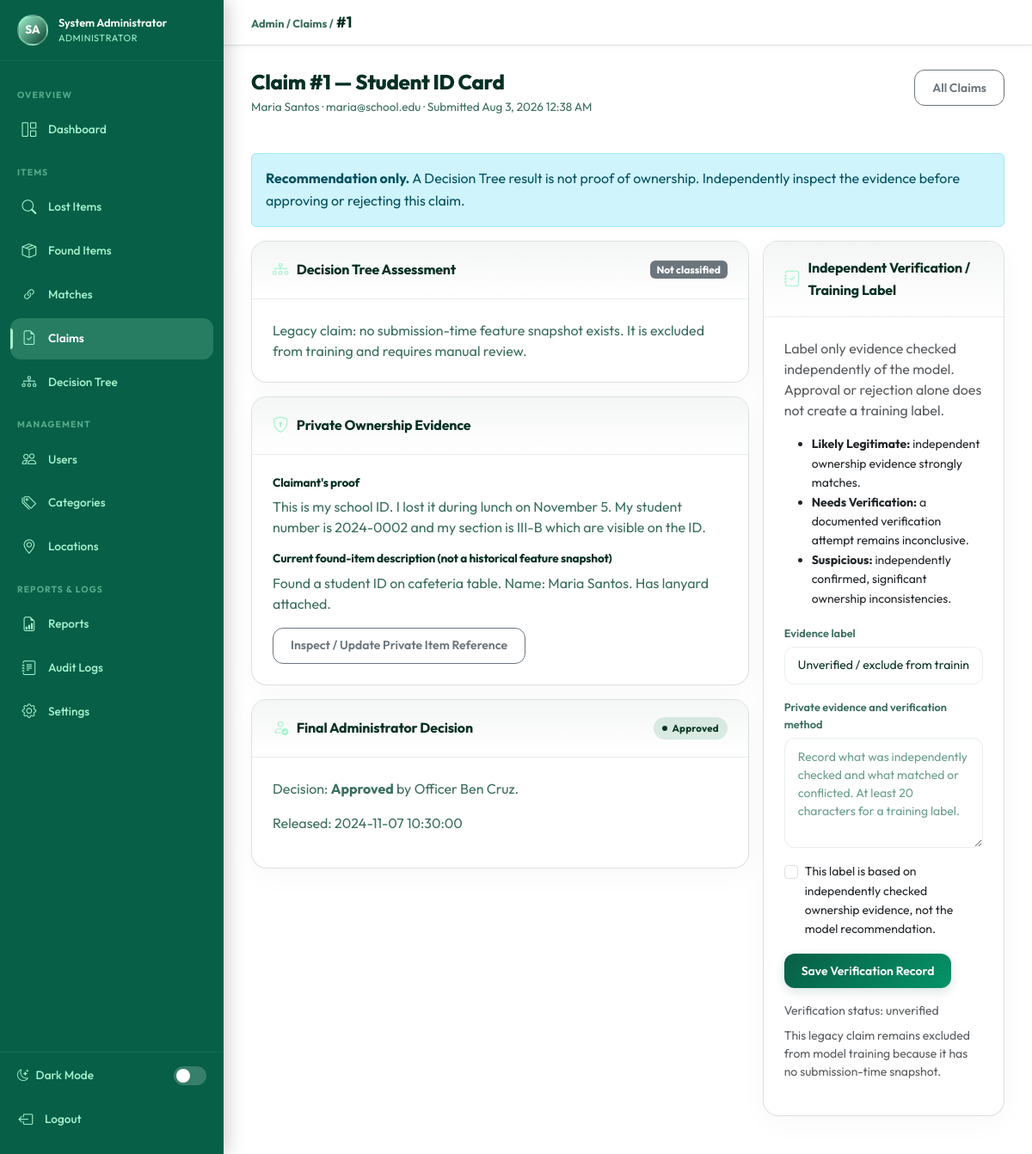
The app's page /admin/claim_review.php?id=1 (signed in) with its own data.
### tables this page shows
CREATE TABLE IF NOT EXISTS `users` (
    `id`              INT UNSIGNED    NOT NULL AUTO_INCREMENT,
    `name`            VARCHAR(100)    NOT NULL,
    `email`           VARCHAR(150)    NOT NULL,
    `password`        VARCHAR(255)    NOT NULL,
    `role`            ENUM('admin','student','security') NOT NULL DEFAULT 'student',
    `student_id`      VARCHAR(50)     NULL DEFAULT NULL,
    `phone`           VARCHAR(20)     NULL DEFAULT NULL,
    `profile_photo`   VARCHAR(255)    NULL DEFAULT NULL,
    `status`          ENUM('active','inactive','suspended') NOT NULL DEFAULT 'active',
    `remember_token`  VARCHAR(100)    NULL DEFAULT NULL,
    `last_login`      DATETIME        NULL DEFAULT NULL,
    `created_at`      DATETIME        NOT NULL DEFAULT CURRENT_TIMESTAMP,
    `updated_at`      DATETIME        NOT NULL DEFAULT CURRENT_TIMESTAMP ON UPDATE CURRENT_TIMESTAMP,
    PRIMARY KEY (`id`),
    UNIQUE KEY `uq_email` (`email`),
    KEY `idx_role`   (`role`),
    KEY `idx_status` (`status`)
);

CREATE TABLE IF NOT EXISTS `claims` (
    `id`               INT UNSIGNED NOT NULL AUTO_INCREMENT,
    `lost_item_id`     INT UNSIGNED NULL DEFAULT NULL,
    `found_item_id`    INT UNSIGNED NOT NULL,
    `match_id`         INT UNSIGNED NULL DEFAULT NULL,
    `claimant_id`      INT UNSIGNED NOT NULL,
    `proof_description` TEXT        NULL DEFAULT NULL,
    `proof_photo`      VARCHAR(255) NULL DEFAULT NULL,
    `status`           ENUM('pending','approved','rejected') NOT NULL DEFAULT 'pending',
    `reviewed_by`      INT UNSIGNED NULL DEFAULT NULL,
    `review_notes`     TEXT         NULL DEFAULT NULL,
    `created_at`       DATETIME     NOT NULL DEFAULT CURRENT_TIMESTAMP,
    `updated_at`       DATETIME     NOT NULL DEFAULT CURRENT_TIMESTAMP ON UPDATE CURRENT_TIMESTAMP,
    PRIMARY KEY (`id`),
    KEY `idx_claimant`   (`claimant_id`),
    KEY `idx_status`     (`status`),
    KEY `idx_found_item` (`found_item_id`),
    CONSTRAINT `fk_claim_lost`     FOREIGN KEY (`lost_item_id`)  REFERENCES `lost_items`(`id`)  ON DELETE SET NULL,
    CONSTRAINT `fk_claim_found`    FOREIGN KEY (`found_item_id`) REFERENCES `found_items`(`id`) ON DELETE CASCADE,
    CONSTRAINT `fk_claim_match`    FOREIGN KEY (`match_id`)      REFERENCES `matches`(`id`)     ON DELETE SET NULL,
    CONSTRAINT `fk_claim_claimant` FOREIGN KEY (`claimant_id`)   REFERENCES `users`(`id`)       ON DELETE CASCADE,
    CONSTRAINT `fk_claim_reviewer` FOREIGN KEY (`reviewed_by`)   REFERENCES `users`(`id`)       ON DELETE SET NULL
);

CREATE TABLE IF NOT EXISTS `found_items` (
    `id`               INT UNSIGNED NOT NULL AUTO_INCREMENT,
    `report_number`    VARCHAR(20)  NOT NULL,
    `user_id`          INT UNSIGNED NOT NULL,
    `category_id`      INT UNSIGNED NOT NULL,
    `location_id`      INT UNSIGNED NOT NULL,
    `item_name`        VARCHAR(150) NOT NULL,
    `brand`            VARCHAR(100) NULL DEFAULT NULL,
    `color`            VARCHAR(50)  NULL DEFAULT NULL,
    `description`      TEXT         NULL DEFAULT NULL,
    `date_found`       DATE         NOT NULL,
    `time_found`       TIME         NULL DEFAULT NULL,
    `storage_location` VARCHAR(200) NULL DEFAULT NULL,
    `qr_code_path`     VARCHAR(255) NULL DEFAULT NULL,
    `status`           ENUM('pending','active','matched','claimed','released') NOT NULL DEFAULT 'pending',
    `security_notes`   TEXT         NULL DEFAULT NULL,
    `created_at`       DATETIME     NOT NULL DEFAULT CURRENT_TIMESTAMP,
    `updated_at`       DATETIME     NOT NULL DEFAULT CURRENT_TIMESTAMP ON UPDATE CURRENT_TIMESTAMP,
    PRIMARY KEY (`id`),
    UNIQUE KEY `uq_report_number` (`report_number`),
    KEY `idx_user_id`    (`user_id`),
    KEY `idx_status`     (`status`),
    KEY `idx_date_found` (`date_found`),
    FULLTEXT KEY `ft_found_search` (`item_name`,`brand`,`color`,`description`),
    CONSTRAINT `fk_found_user`     FOREIGN KEY (`user_id`)     REFERENCES `users`(`id`)      ON DELETE CASCADE,
    CONSTRAINT `fk_found_category` FOREIGN KEY (`category_id`) REFERENCES `categories`(`id`) ON DELETE RESTRICT,
    CONSTRAINT `fk_found_location` FOREIGN KEY (`location_id`) REFERENCES `locations`(`id`)  ON DELETE RESTRICT
);

CREATE TABLE IF NOT EXISTS `releases` (
    `id`            INT UNSIGNED NOT NULL AUTO_INCREMENT,
    `claim_id`      INT UNSIGNED NOT NULL,
    `found_item_id` INT UNSIGNED NOT NULL,
    `released_by`   INT UNSIGNED NOT NULL,
    `released_to`   INT UNSIGNED NOT NULL,
    `release_date`  DATETIME     NOT NULL DEFAULT CURRENT_TIMESTAMP,
    `notes`         TEXT         NULL DEFAULT NULL,
    `created_at`    DATETIME     NOT NULL DEFAULT CURRENT_TIMESTAMP,
    PRIMARY KEY (`id`),
    KEY `idx_release_date` (`release_date`),
    KEY `idx_found_item`   (`found_item_id`),
    CONSTRAINT `fk_release_claim`       FOREIGN KEY (`claim_id`)      REFERENCES `claims`(`id`)      ON DELETE RESTRICT,
    CONSTRAINT `fk_release_found`       FOREIGN KEY (`found_item_id`) REFERENCES `found_items`(`id`) ON DELETE RESTRICT,
    CONSTRAINT `fk_release_released_by` FOREIGN KEY (`released_by`)   REFERENCES `users`(`id`)       ON DELETE RESTRICT,
    CONSTRAINT `fk_release_released_to` FOREIGN KEY (`released_to`)   REFERENCES `users`(`id`)       ON DELETE RESTRICT
);

### admin/claim_review.php (the view, shortened to what the rows shown need)
<?php
require_once __DIR__ . '/../config/database.php';
require_once __DIR__ . '/../includes/auth.php';
require_once __DIR__ . '/../includes/functions.php';
$claimId = (int)filter_var($_GET['id'] ?? 0, FILTER_VALIDATE_INT);
$claim = db()->fetchOne('SELECT c.*,fi.item_name,fi.report_number,fi.description AS found_description,
    u.name AS claimant_name,u.email AS claimant_email,rv.name AS reviewer_name
    FROM claims c JOIN found_items fi ON fi.id=c.found_item_id JOIN users u ON u.id=c.claimant_id
    LEFT JOIN users rv ON rv.id=c.reviewed_by WHERE c.id=?', [$claimId]);
$assessment = db()->fetchOne('SELECT * FROM claim_assessments WHERE claim_id=?', [$claimId]);
$verification = db()->fetchOne('SELECT v.*,u.name AS verifier_name,s.name AS security_name,d.name AS decider_name
    FROM claim_verifications v LEFT JOIN users u ON u.id=v.verified_by LEFT JOIN users s ON s.id=v.security_reviewed_by
    LEFT JOIN users d ON d.id=v.decided_by WHERE v.claim_id=?', [$claimId]) ?: [];
$released = db()->fetchOne('SELECT release_date FROM releases WHERE claim_id=? LIMIT 1', [$claimId]);
include __DIR__ . '/../includes/header.php';
include __DIR__ . '/../includes/sidebar_admin.php';
?>
<div class="main-content">
  <div class="content-area">
    <div class="page-header">
      <div><h1 class="page-title">Claim #<?= $claimId ?> — <?= e($claim['item_name']) ?></h1>
        <p class="page-subtitle"><?= e($claim['claimant_name']) ?> · <?= e($claim['claimant_email']) ?> · Submitted <?= formatDate($claim['created_at'], 'M j, Y h:i A') ?></p>
      </div>
    </div>
    <div class="row g-3">
      <div class="col-lg-8">
        <div class="card mb-3">
          <div class="card-body">
            <h6>Claimant's proof</h6><p style="white-space:pre-wrap;"><?= e($claim['proof_description'] ?? 'No proof supplied.') ?></p>
            <?php if ($assessment): ?>
            <p class="text-muted">Frozen at submission: <?= e($assessment['captured_at']) ?>. Item-reference revision: <?= e($reference['reference_version'] ?? 'not recorded') ?>. Later item edits do not change these features.</p>
            <div class="table-responsive">
              <table class="table table-sm">
                <thead><tr><th>Information</th><th>Claimant supplied</th><th>Recorded found item (private)</th></tr></thead>
                <tbody>
                <?php foreach ([
                    ['Category', $submitted['category_name'] ?? null, $reference['category_name'] ?? null],
                    ['Location', $submitted['location_name'] ?? null, $reference['location_name'] ?? null],
                    ['Lost / found date', $submitted['date_lost'] ?? null, $reference['date_found'] ?? null],
                    ['Description', $submitted['description'] ?? null, $reference['description'] ?? null],
                    ['Unique characteristics', $submitted['unique_characteristics'] ?? null, $reference['unique_characteristics'] ?? null],
                ] as [$title, $answer, $expected]): ?>
                  <tr><th><?= e($title) ?></th><td style="white-space:pre-wrap;"><?= e($answer ?: 'Not supplied') ?></td><td style="white-space:pre-wrap;"><?= e($expected ?: 'Not recorded') ?></td></tr>
                <?php endforeach; ?>
                <?php foreach (ClaimFeatures::QUESTIONS as $key => $question): ?>
                  <tr><th><?= e($question) ?></th><td style="white-space:pre-wrap;"><?= e($submitted['verification_answers'][$key] ?? '') ?></td><td style="white-space:pre-wrap;"><?= e($reference['verification_answers'][$key] ?? '') ?></td></tr>
                <?php endforeach; ?>
                </tbody>
              </table>
            </div>
            <?php else: ?>
              <h6>Current found-item description (not a historical feature snapshot)</h6>
              <p style="white-space:pre-wrap;"><?= e($claim['found_description']) ?></p>
            <?php endif; ?>
            <a href="<?= BASE_URL ?>/security/item_verification.php?item_id=<?= $claim['found_item_id'] ?>" class="btn btn-sm btn-outline-secondary">Inspect / Update Private Item Reference</a>
          </div>
        </div>
        <div class="card mb-3">
          <div class="card-header"><span class="card-title"><i class="bi bi-person-check"></i> Final Administrator Decision</span><?= statusBadge($claim['status']) ?></div>
          <div class="card-body">
            <?php if ($released || !empty($verification['final_decision'])): ?>
              <p>Decision: <strong><?= e(ucfirst($verification['final_decision'] ?? $claim['status'])) ?></strong> by <?= e($verification['decider_name'] ?? $claim['reviewer_name'] ?? 'Historical reviewer') ?>.</p>
              <?php if ($released): ?><p>Released: <?= e($released['release_date']) ?></p><?php endif; ?>
            <?php endif; ?>
          </div>
        </div>
      </div>
    </div>
  </div>
</div>
<?php include __DIR__ . '/../includes/footer.php'; ?>

### includes/sidebar_admin.php (shortened to what the rows shown need)
<?php
require_once __DIR__ . '/../includes/auth.php';
require_once __DIR__ . '/../includes/functions.php';
$u = currentUser();
?>
<nav class="sidebar" id="sidebar">
  <div class="sidebar-user">
    <div class="sidebar-avatar"><?= userInitials($u['name']) ?></div>
    <div>
      <div class="sidebar-user-name"><?= e($u['name']) ?></div>
      <div class="sidebar-user-role">Administrator</div>
    </div>
  </div>
</nav>

### includes/functions.php (shortened to what the rows shown need)
<?php
require_once __DIR__ . '/../config/database.php';
function e(mixed $val): string
{
    return htmlspecialchars((string)($val ?? ''), ENT_QUOTES | ENT_HTML5, 'UTF-8');
}
function statusBadge(string $status): string
{
    $labels = [
        'pending'   => 'Pending',
        'active'    => 'Active',
        'matched'   => 'Matched',
        'claimed'   => 'Claimed',
        'closed'    => 'Closed',
        'approved'  => 'Approved',
        'rejected'  => 'Rejected',
        'released'  => 'Released',
        'confirmed' => 'Confirmed',
        'inactive'  => 'Inactive',
        'suspended' => 'Suspended',
    ];
    $label = $labels[$status] ?? ucfirst($status);
    return "<span class='badge-status badge-{$status}'>" . e($label) . "</span>";
}
function formatDate(string $date, string $format = 'M j, Y'): string
{
    return date($format, strtotime($date));
}

### records on screen
users: name "SA", name "System Administrator"
claims: found_item.item_name "Student ID Card", claimant.name "Maria Santos", claimant.email "maria@school.edu", created_at "Aug 3, 2026 12:38 AM", proof_description "This is my school ID. I lost it during lunch on November 5. My student number is 2024-0002 and my section is III-B which are visible on the ID.", found_item.description "Found a student ID on cafeteria table. Name: Maria Santos. Has lanyard attached.", status "Approved", reviewed_by.name "Officer Ben Cruz"
releases: release_date "2024-11-07 10:30:00"

### other values on screen
$label "Dashboard Lost Items Found Items Matches Claims Decision Tree Users Categories Locations Reports Audit Logs Settings"
$claimId "1"
$classification "Not classified"
$verification['verification_status'] "unverified"
